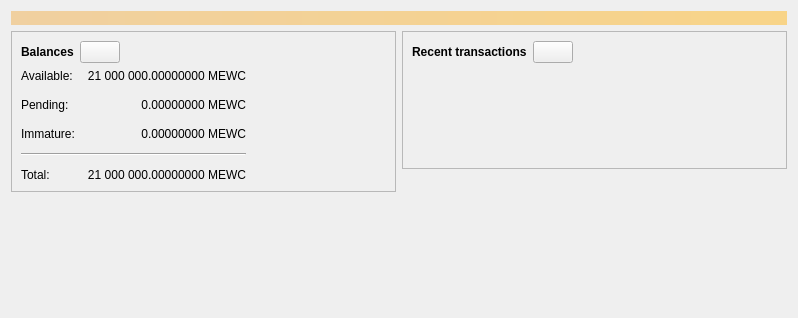
<?xml version="1.0" encoding="UTF-8"?>
<ui version="4.0">
 <class>OverviewPage</class>
 <widget class="QWidget" name="OverviewPage">
  <property name="geometry">
   <rect>
    <x>0</x>
    <y>0</y>
    <width>798</width>
    <height>318</height>
   </rect>
  </property>
  <property name="windowTitle">
   <string>Form</string>
  </property>
  <layout class="QVBoxLayout" name="topLayout">
   <item>
    <widget class="QLabel" name="labelAlerts">
     <property name="visible">
      <bool>false</bool>
     </property>
     <property name="styleSheet">
      <string notr="true">QLabel { background-color: qlineargradient(x1: 0, y1: 0, x2: 1, y2: 0, stop:0 #F0D0A0, stop:1 #F8D488); color:#000000; }</string>
     </property>
     <property name="wordWrap">
      <bool>true</bool>
     </property>
     <property name="margin">
      <number>3</number>
     </property>
     <property name="textInteractionFlags">
      <set>Qt::TextSelectableByMouse</set>
     </property>
    </widget>
   </item>
   <item>
    <layout class="QHBoxLayout" name="horizontalLayout" stretch="1,1">
     <item>
      <layout class="QVBoxLayout" name="verticalLayout_2">
       <item>
        <widget class="QFrame" name="frame">
         <property name="frameShape">
          <enum>QFrame::StyledPanel</enum>
         </property>
         <property name="frameShadow">
          <enum>QFrame::Raised</enum>
         </property>
         <layout class="QVBoxLayout" name="verticalLayout_4">
          <item>
           <layout class="QHBoxLayout" name="horizontalLayout_4">
            <item>
             <widget class="QLabel" name="label_5">
              <property name="font">
               <font>
                <weight>75</weight>
                <bold>true</bold>
               </font>
              </property>
              <property name="text">
               <string>Balances</string>
              </property>
             </widget>
            </item>
            <item>
             <widget class="QPushButton" name="labelWalletStatus">
              <property name="enabled">
               <bool>true</bool>
              </property>
              <property name="maximumSize">
               <size>
                <width>45</width>
                <height>16777215</height>
               </size>
              </property>
              <property name="toolTip">
               <string>The displayed information may be out of date. Your wallet automatically synchronizes with the Meowcoin network after a connection is established, but this process has not completed yet.</string>
              </property>
              <property name="text">
               <string/>
              </property>
              <property name="icon">
               <iconset resource="../meowcoin.qrc">
                <normaloff>:/icons/warning</normaloff>
                <disabledoff>:/icons/warning</disabledoff>:/icons/warning</iconset>
              </property>
              <property name="iconSize">
               <size>
                <width>24</width>
                <height>24</height>
               </size>
              </property>
             </widget>
            </item>
            <item>
             <spacer name="horizontalSpacer_3">
              <property name="orientation">
               <enum>Qt::Horizontal</enum>
              </property>
              <property name="sizeHint" stdset="0">
               <size>
                <width>40</width>
                <height>20</height>
               </size>
              </property>
             </spacer>
            </item>
           </layout>
          </item>
          <item>
           <layout class="QGridLayout" name="gridLayout">
            <property name="spacing">
             <number>12</number>
            </property>
            <item row="1" column="1">
             <widget class="QLabel" name="labelUnconfirmed">
              <property name="cursor">
               <cursorShape>IBeamCursor</cursorShape>
              </property>
              <property name="toolTip">
               <string>Total of transactions that have yet to be confirmed, and do not yet count toward the spendable balance</string>
              </property>
              <property name="text">
               <string notr="true">0.00000000 MEWC</string>
              </property>
              <property name="alignment">
               <set>Qt::AlignRight|Qt::AlignTrailing|Qt::AlignVCenter</set>
              </property>
              <property name="textInteractionFlags">
               <set>Qt::LinksAccessibleByMouse|Qt::TextSelectableByKeyboard|Qt::TextSelectableByMouse</set>
              </property>
             </widget>
            </item>
            <item row="3" column="0" colspan="2">
             <widget class="Line" name="line">
              <property name="orientation">
               <enum>Qt::Horizontal</enum>
              </property>
             </widget>
            </item>
            <item row="4" column="0">
             <widget class="QLabel" name="labelTotalText">
              <property name="text">
               <string>Total:</string>
              </property>
             </widget>
            </item>
            <item row="2" column="1">
             <widget class="QLabel" name="labelImmature">
              <property name="cursor">
               <cursorShape>IBeamCursor</cursorShape>
              </property>
              <property name="toolTip">
               <string>Mined balance that has not yet matured</string>
              </property>
              <property name="text">
               <string notr="true">0.00000000 MEWC</string>
              </property>
              <property name="alignment">
               <set>Qt::AlignRight|Qt::AlignTrailing|Qt::AlignVCenter</set>
              </property>
              <property name="textInteractionFlags">
               <set>Qt::LinksAccessibleByMouse|Qt::TextSelectableByKeyboard|Qt::TextSelectableByMouse</set>
              </property>
             </widget>
            </item>
            <item row="1" column="2">
             <spacer name="horizontalSpacer_2">
              <property name="orientation">
               <enum>Qt::Horizontal</enum>
              </property>
              <property name="sizeHint" stdset="0">
               <size>
                <width>40</width>
                <height>20</height>
               </size>
              </property>
             </spacer>
            </item>
            <item row="2" column="0">
             <widget class="QLabel" name="labelImmatureText">
              <property name="text">
               <string>Immature:</string>
              </property>
             </widget>
            </item>
            <item row="4" column="1">
             <widget class="QLabel" name="labelTotal">
              <property name="cursor">
               <cursorShape>IBeamCursor</cursorShape>
              </property>
              <property name="toolTip">
               <string>Your current total balance</string>
              </property>
              <property name="text">
               <string notr="true">21 000 000.00000000 MEWC</string>
              </property>
              <property name="alignment">
               <set>Qt::AlignRight|Qt::AlignTrailing|Qt::AlignVCenter</set>
              </property>
              <property name="textInteractionFlags">
               <set>Qt::LinksAccessibleByMouse|Qt::TextSelectableByKeyboard|Qt::TextSelectableByMouse</set>
              </property>
             </widget>
            </item>
            <item row="0" column="0">
             <widget class="QLabel" name="labelBalanceText">
              <property name="text">
               <string>Available:</string>
              </property>
             </widget>
            </item>
            <item row="0" column="1">
             <widget class="QLabel" name="labelBalance">
              <property name="cursor">
               <cursorShape>IBeamCursor</cursorShape>
              </property>
              <property name="toolTip">
               <string>Your current spendable balance</string>
              </property>
              <property name="text">
               <string notr="true">21 000 000.00000000 MEWC</string>
              </property>
              <property name="alignment">
               <set>Qt::AlignRight|Qt::AlignTrailing|Qt::AlignVCenter</set>
              </property>
              <property name="textInteractionFlags">
               <set>Qt::LinksAccessibleByMouse|Qt::TextSelectableByKeyboard|Qt::TextSelectableByMouse</set>
              </property>
             </widget>
            </item>
            <item row="1" column="0">
             <widget class="QLabel" name="labelPendingText">
              <property name="text">
               <string>Pending:</string>
              </property>
             </widget>
            </item>
           </layout>
          </item>
         </layout>
        </widget>
       </item>
       <item>
        <spacer name="verticalSpacer">
         <property name="orientation">
          <enum>Qt::Vertical</enum>
         </property>
         <property name="sizeHint" stdset="0">
          <size>
           <width>20</width>
           <height>40</height>
          </size>
         </property>
        </spacer>
       </item>
      </layout>
     </item>
     <item>
      <layout class="QVBoxLayout" name="verticalLayout_3">
       <item>
        <widget class="QFrame" name="frame_2">
         <property name="frameShape">
          <enum>QFrame::StyledPanel</enum>
         </property>
         <property name="frameShadow">
          <enum>QFrame::Raised</enum>
         </property>
         <layout class="QVBoxLayout" name="verticalLayout">
          <item>
           <layout class="QHBoxLayout" name="horizontalLayout_2">
            <item>
             <widget class="QLabel" name="label_4">
              <property name="font">
               <font>
                <weight>75</weight>
                <bold>true</bold>
               </font>
              </property>
              <property name="text">
               <string>Recent transactions</string>
              </property>
             </widget>
            </item>
            <item>
             <widget class="QPushButton" name="labelTransactionsStatus">
              <property name="enabled">
               <bool>true</bool>
              </property>
              <property name="maximumSize">
               <size>
                <width>45</width>
                <height>16777215</height>
               </size>
              </property>
              <property name="toolTip">
               <string>The displayed information may be out of date. Your wallet automatically synchronizes with the Meowcoin network after a connection is established, but this process has not completed yet.</string>
              </property>
              <property name="text">
               <string/>
              </property>
              <property name="icon">
               <iconset resource="../meowcoin.qrc">
                <normaloff>:/icons/warning</normaloff>
                <disabledoff>:/icons/warning</disabledoff>:/icons/warning</iconset>
              </property>
              <property name="iconSize">
               <size>
                <width>24</width>
                <height>24</height>
               </size>
              </property>
             </widget>
            </item>
            <item>
             <spacer name="horizontalSpacer">
              <property name="orientation">
               <enum>Qt::Horizontal</enum>
              </property>
              <property name="sizeHint" stdset="0">
               <size>
                <width>40</width>
                <height>20</height>
               </size>
              </property>
             </spacer>
            </item>
           </layout>
          </item>
          <item>
           <widget class="TransactionOverviewWidget" name="listTransactions">
            <property name="styleSheet">
             <string notr="true">QListView { background: transparent; }</string>
            </property>
            <property name="frameShape">
             <enum>QFrame::NoFrame</enum>
            </property>
            <property name="verticalScrollBarPolicy">
             <enum>Qt::ScrollBarAlwaysOff</enum>
            </property>
            <property name="horizontalScrollBarPolicy">
             <enum>Qt::ScrollBarAlwaysOff</enum>
            </property>
            <property name="sizeAdjustPolicy">
             <enum>QAbstractScrollArea::AdjustToContents</enum>
            </property>
            <property name="selectionMode">
             <enum>QAbstractItemView::NoSelection</enum>
            </property>
            <property name="uniformItemSizes">
             <bool>true</bool>
            </property>
           </widget>
          </item>
         </layout>
        </widget>
       </item>
       <item>
        <spacer name="verticalSpacer_2">
         <property name="orientation">
          <enum>Qt::Vertical</enum>
         </property>
         <property name="sizeHint" stdset="0">
          <size>
           <width>20</width>
           <height>40</height>
          </size>
         </property>
        </spacer>
       </item>
      </layout>
     </item>
    </layout>
   </item>
  </layout>
 </widget>
 <customwidgets>
  <customwidget>
   <class>TransactionOverviewWidget</class>
   <extends>QListView</extends>
   <header>qt/transactionoverviewwidget.h</header>
  </customwidget>
 </customwidgets>
 <resources/>
 <connections/>
</ui>
